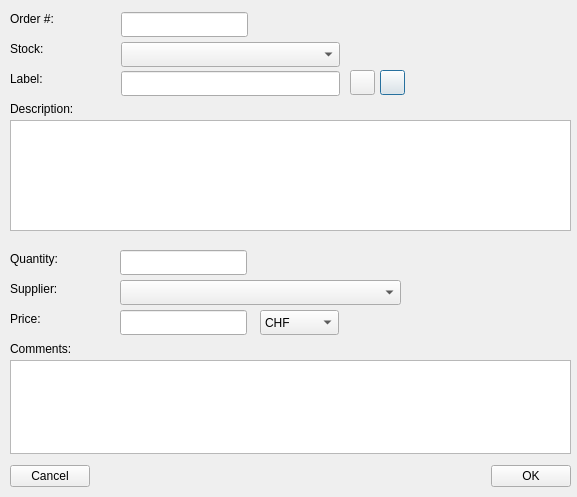
<ui version="4.0" >
 <class>orderseditfrm</class>
 <widget class="QDialog" name="orderseditfrm" >
  <property name="geometry" >
   <rect>
    <x>0</x>
    <y>0</y>
    <width>577</width>
    <height>497</height>
   </rect>
  </property>
  <property name="windowTitle" >
   <string>Orders...</string>
  </property>
  <property name="windowIcon" >
   <iconset resource="../resources/images/first4.qrc" >:/kontact_todo.png</iconset>
  </property>
  <widget class="QLabel" name="label" >
   <property name="geometry" >
    <rect>
     <x>10</x>
     <y>10</y>
     <width>56</width>
     <height>17</height>
    </rect>
   </property>
   <property name="text" >
    <string>Order #:</string>
   </property>
  </widget>
  <widget class="QLabel" name="label_2" >
   <property name="geometry" >
    <rect>
     <x>10</x>
     <y>40</y>
     <width>56</width>
     <height>17</height>
    </rect>
   </property>
   <property name="text" >
    <string>Stock:</string>
   </property>
  </widget>
  <widget class="QLabel" name="label_3" >
   <property name="geometry" >
    <rect>
     <x>10</x>
     <y>70</y>
     <width>56</width>
     <height>17</height>
    </rect>
   </property>
   <property name="text" >
    <string>Label:</string>
   </property>
  </widget>
  <widget class="QLabel" name="label_4" >
   <property name="geometry" >
    <rect>
     <x>10</x>
     <y>100</y>
     <width>121</width>
     <height>17</height>
    </rect>
   </property>
   <property name="text" >
    <string>Description:</string>
   </property>
  </widget>
  <widget class="QPushButton" name="btnclearsearch" >
   <property name="geometry" >
    <rect>
     <x>380</x>
     <y>70</y>
     <width>25</width>
     <height>25</height>
    </rect>
   </property>
   <property name="text" >
    <string/>
   </property>
   <property name="icon" >
    <iconset resource="../resources/images/first4.qrc" >:/button_cancel.png</iconset>
   </property>
   <property name="iconSize" >
    <size>
     <width>12</width>
     <height>12</height>
    </size>
   </property>
  </widget>
  <widget class="QPushButton" name="btnsearch" >
   <property name="geometry" >
    <rect>
     <x>350</x>
     <y>70</y>
     <width>25</width>
     <height>25</height>
    </rect>
   </property>
   <property name="text" >
    <string/>
   </property>
   <property name="icon" >
    <iconset resource="../resources/images/first4.qrc" >:/xmag.png</iconset>
   </property>
   <property name="iconSize" >
    <size>
     <width>12</width>
     <height>12</height>
    </size>
   </property>
  </widget>
  <widget class="QLabel" name="label_5" >
   <property name="geometry" >
    <rect>
     <x>10</x>
     <y>250</y>
     <width>101</width>
     <height>17</height>
    </rect>
   </property>
   <property name="text" >
    <string>Quantity:</string>
   </property>
  </widget>
  <widget class="QLabel" name="label_6" >
   <property name="geometry" >
    <rect>
     <x>10</x>
     <y>280</y>
     <width>101</width>
     <height>17</height>
    </rect>
   </property>
   <property name="text" >
    <string>Supplier:</string>
   </property>
  </widget>
  <widget class="QLabel" name="label_7" >
   <property name="geometry" >
    <rect>
     <x>10</x>
     <y>310</y>
     <width>56</width>
     <height>17</height>
    </rect>
   </property>
   <property name="text" >
    <string>Price:</string>
   </property>
  </widget>
  <widget class="QLabel" name="label_8" >
   <property name="geometry" >
    <rect>
     <x>10</x>
     <y>340</y>
     <width>91</width>
     <height>17</height>
    </rect>
   </property>
   <property name="text" >
    <string>Comments:</string>
   </property>
  </widget>
  <widget class="QWidget" name="layoutWidget" >
   <property name="geometry" >
    <rect>
     <x>10</x>
     <y>460</y>
     <width>561</width>
     <height>33</height>
    </rect>
   </property>
   <layout class="QHBoxLayout" >
    <property name="spacing" >
     <number>6</number>
    </property>
    <property name="leftMargin" >
     <number>0</number>
    </property>
    <property name="topMargin" >
     <number>0</number>
    </property>
    <property name="rightMargin" >
     <number>0</number>
    </property>
    <property name="bottomMargin" >
     <number>0</number>
    </property>
    <item>
     <widget class="QPushButton" name="btncancel" >
      <property name="text" >
       <string>Cancel</string>
      </property>
      <property name="icon" >
       <iconset resource="../resources/images/first4.qrc" >:/button_cancel.png</iconset>
      </property>
     </widget>
    </item>
    <item>
     <spacer>
      <property name="orientation" >
       <enum>Qt::Horizontal</enum>
      </property>
      <property name="sizeHint" >
       <size>
        <width>381</width>
        <height>31</height>
       </size>
      </property>
     </spacer>
    </item>
    <item>
     <widget class="QPushButton" name="btnok" >
      <property name="text" >
       <string>OK</string>
      </property>
      <property name="icon" >
       <iconset resource="../resources/images/first4.qrc" >:/button_ok.png</iconset>
      </property>
     </widget>
    </item>
   </layout>
  </widget>
  <widget class="QLineEdit" name="txtordernr" >
   <property name="geometry" >
    <rect>
     <x>121</x>
     <y>12</y>
     <width>127</width>
     <height>25</height>
    </rect>
   </property>
  </widget>
  <widget class="QComboBox" name="cmbstock" >
   <property name="geometry" >
    <rect>
     <x>121</x>
     <y>42</y>
     <width>219</width>
     <height>25</height>
    </rect>
   </property>
  </widget>
  <widget class="QLineEdit" name="txtlabel" >
   <property name="geometry" >
    <rect>
     <x>121</x>
     <y>71</y>
     <width>219</width>
     <height>25</height>
    </rect>
   </property>
  </widget>
  <widget class="QTextEdit" name="txtdescription" >
   <property name="geometry" >
    <rect>
     <x>10</x>
     <y>120</y>
     <width>561</width>
     <height>111</height>
    </rect>
   </property>
  </widget>
  <widget class="QLineEdit" name="txtquantity" >
   <property name="geometry" >
    <rect>
     <x>120</x>
     <y>250</y>
     <width>127</width>
     <height>25</height>
    </rect>
   </property>
  </widget>
  <widget class="QComboBox" name="cmbsupplier" >
   <property name="geometry" >
    <rect>
     <x>120</x>
     <y>280</y>
     <width>281</width>
     <height>25</height>
    </rect>
   </property>
  </widget>
  <widget class="QLineEdit" name="txtprice" >
   <property name="geometry" >
    <rect>
     <x>120</x>
     <y>310</y>
     <width>127</width>
     <height>25</height>
    </rect>
   </property>
  </widget>
  <widget class="QComboBox" name="cmbcurrency" >
   <property name="geometry" >
    <rect>
     <x>260</x>
     <y>310</y>
     <width>79</width>
     <height>25</height>
    </rect>
   </property>
   <item>
    <property name="text" >
     <string>CHF</string>
    </property>
   </item>
   <item>
    <property name="text" >
     <string>EUR</string>
    </property>
   </item>
   <item>
    <property name="text" >
     <string>USD</string>
    </property>
   </item>
  </widget>
  <widget class="QTextEdit" name="txtcomments" >
   <property name="geometry" >
    <rect>
     <x>10</x>
     <y>360</y>
     <width>561</width>
     <height>94</height>
    </rect>
   </property>
  </widget>
  <widget class="QLabel" name="lbldbid" >
   <property name="geometry" >
    <rect>
     <x>510</x>
     <y>10</y>
     <width>56</width>
     <height>17</height>
    </rect>
   </property>
   <property name="text" >
    <string/>
   </property>
   <property name="alignment" >
    <set>Qt::AlignRight|Qt::AlignTrailing|Qt::AlignVCenter</set>
   </property>
  </widget>
 </widget>
 <tabstops>
  <tabstop>txtordernr</tabstop>
  <tabstop>cmbstock</tabstop>
  <tabstop>txtlabel</tabstop>
  <tabstop>btnsearch</tabstop>
  <tabstop>btnclearsearch</tabstop>
  <tabstop>txtdescription</tabstop>
  <tabstop>txtquantity</tabstop>
  <tabstop>cmbsupplier</tabstop>
  <tabstop>txtprice</tabstop>
  <tabstop>cmbcurrency</tabstop>
  <tabstop>txtcomments</tabstop>
  <tabstop>btnok</tabstop>
  <tabstop>btncancel</tabstop>
 </tabstops>
 <resources>
  <include location="../resources/images/first4.qrc" />
 </resources>
 <connections>
  <connection>
   <sender>btnok</sender>
   <signal>clicked()</signal>
   <receiver>orderseditfrm</receiver>
   <slot>accept()</slot>
   <hints>
    <hint type="sourcelabel" >
     <x>278</x>
     <y>253</y>
    </hint>
    <hint type="destinationlabel" >
     <x>96</x>
     <y>254</y>
    </hint>
   </hints>
  </connection>
  <connection>
   <sender>btncancel</sender>
   <signal>clicked()</signal>
   <receiver>orderseditfrm</receiver>
   <slot>reject()</slot>
   <hints>
    <hint type="sourcelabel" >
     <x>369</x>
     <y>253</y>
    </hint>
    <hint type="destinationlabel" >
     <x>179</x>
     <y>282</y>
    </hint>
   </hints>
  </connection>
 </connections>
</ui>
